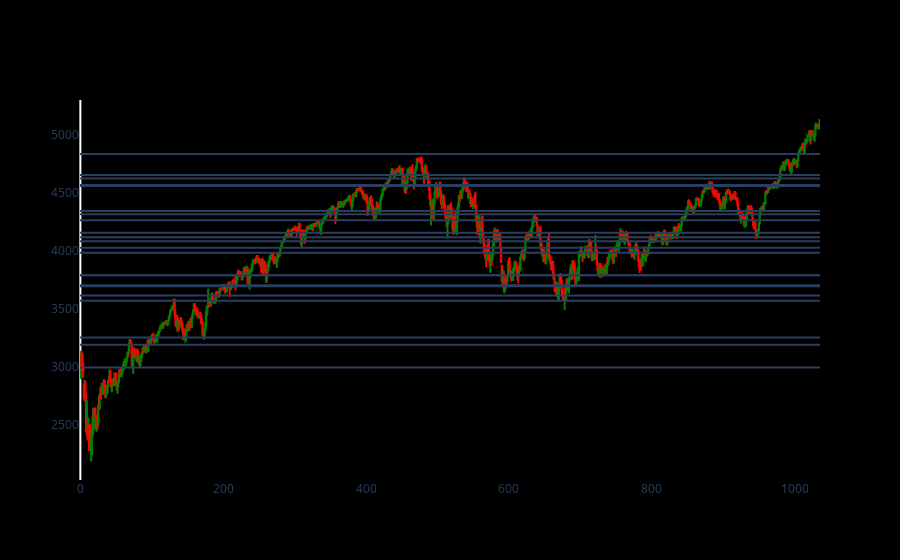

The notebook cell saved with this chart:
### Code cell
df2 = df
fig2 = go.Figure(
    data=[go.Candlestick(
            x=df2.index,
            open=df2['open'],
            high=df2['high'],
            low=df2['low'],
            close=df2['close'],
            increasing_line_color= 'green', 
            decreasing_line_color= 'red')
        ]
)

# fig2.add_scatter(x=dfNoNaN.index, y=dfNoNaN['pointpos'], mode="markers",
#                 marker=dict(size=5, color="MediumPurple"),
#                 name="pivot")

# for (min, max) in keyZonesMinMax:
#     fig2.add_hrect(y0=min, y1=max)
for k in keyZonesMinMaxFlattened:
    fig2.add_hline(y=k)

fig2.update_layout(xaxis_rangeslider_visible=False)
fig2.update_xaxes(showgrid=False)
fig2.update_yaxes(showgrid=False)
fig2.update_layout(paper_bgcolor='black', plot_bgcolor='black')

fig2

### Figure 1 — Plotly figure (JSON) as saved in the notebook; plotly's stock layout.template omitted (floating-point values rounded to 4 significant figures; data arrays with more than 128 entries replaced by an {"elided": "..."} marker saying what was removed)
{"data": [{"close": {"elided": "1036 float values"}, "decreasing": {"line": {"color": "red"}}, "high": {"elided": "1036 float values"}, "increasing": {"line": {"color": "green"}}, "low": {"elided": "1036 float values"}, "open": {"elided": "1036 float values"}, "type": "candlestick", "x": {"elided": "1036 int values"}}], "layout": {"paper_bgcolor": "black", "plot_bgcolor": "black", "shapes": [{"type": "line", "x0": 0, "x1": 1, "xref": "x domain", "y0": 4838.0, "y1": 4838.0, "yref": "y"}, {"type": "line", "x0": 0, "x1": 1, "xref": "x domain", "y0": 4657.0, "y1": 4657.0, "yref": "y"}, {"type": "line", "x0": 0, "x1": 1, "xref": "x domain", "y0": 4627.0, "y1": 4627.0, "yref": "y"}, {"type": "line", "x0": 0, "x1": 1, "xref": "x domain", "y0": 4570.0, "y1": 4570.0, "yref": "y"}, {"type": "line", "x0": 0, "x1": 1, "xref": "x domain", "y0": 4560.0, "y1": 4560.0, "yref": "y"}, {"type": "line", "x0": 0, "x1": 1, "xref": "x domain", "y0": 4345.0, "y1": 4345.0, "yref": "y"}, {"type": "line", "x0": 0, "x1": 1, "xref": "x domain", "y0": 4316.0, "y1": 4316.0, "yref": "y"}, {"type": "line", "x0": 0, "x1": 1, "xref": "x domain", "y0": 4264.0, "y1": 4264.0, "yref": "y"}, {"type": "line", "x0": 0, "x1": 1, "xref": "x domain", "y0": 4159.0, "y1": 4159.0, "yref": "y"}, {"type": "line", "x0": 0, "x1": 1, "xref": "x domain", "y0": 4118.0, "y1": 4118.0, "yref": "y"}, {"type": "line", "x0": 0, "x1": 1, "xref": "x domain", "y0": 4083.0, "y1": 4083.0, "yref": "y"}, {"type": "line", "x0": 0, "x1": 1, "xref": "x domain", "y0": 4028.0, "y1": 4028.0, "yref": "y"}, {"type": "line", "x0": 0, "x1": 1, "xref": "x domain", "y0": 3984.0, "y1": 3984.0, "yref": "y"}, {"type": "line", "x0": 0, "x1": 1, "xref": "x domain", "y0": 3790, "y1": 3790, "yref": "y"}, {"type": "line", "x0": 0, "x1": 1, "xref": "x domain", "y0": 3789.0, "y1": 3789.0, "yref": "y"}, {"type": "line", "x0": 0, "x1": 1, "xref": "x domain", "y0": 3703.0, "y1": 3703.0, "yref": "y"}, {"type": "line", "x0": 0, "x1": 1, "xref": "x domain", "y0": 3694.0, "y1": 3694.0, "yref": "y"}, {"type": "line", "x0": 0, "x1": 1, "xref": "x domain", "y0": 3616.0, "y1": 3616.0, "yref": "y"}, {"type": "line", "x0": 0, "x1": 1, "xref": "x domain", "y0": 3570.0, "y1": 3570.0, "yref": "y"}, {"type": "line", "x0": 0, "x1": 1, "xref": "x domain", "y0": 3253.0, "y1": 3253.0, "yref": "y"}, {"type": "line", "x0": 0, "x1": 1, "xref": "x domain", "y0": 3189.0, "y1": 3189.0, "yref": "y"}, {"type": "line", "x0": 0, "x1": 1, "xref": "x domain", "y0": 2993.0, "y1": 2993.0, "yref": "y"}], "xaxis": {"rangeslider": {"visible": false}, "showgrid": false}, "yaxis": {"showgrid": false}}}
